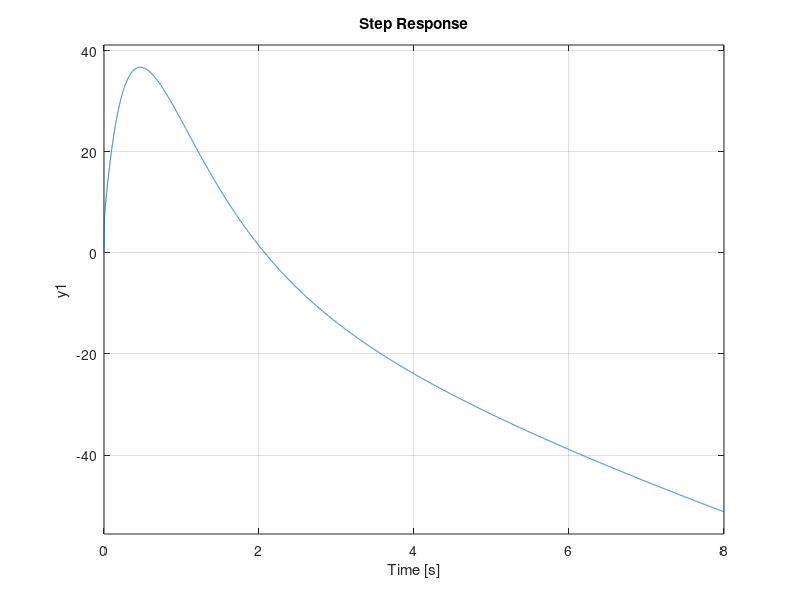

MATLAB code to generate this figure:
% Planta nominal: dx/dt = A*x + B*u
A = [
    -0.0175   0.173   -9.77    -5.63;
    -0.192   -1.09    -0.846   64.6;
     0        0        0        1;
     0.0081  -0.0738   0.0062  -1.9
];

B = [-0.428; 4.91; 0; 4.22];

% Modelo de referencia: dxm/dt = Am*xm + Bm*r
Am = [
    -0.03    0.166     125.6      37.29;
    -0.052  -1.02    -1554.7    -427.82;
     0       0           0         1;
     0.128  -0.0142  -1335.49   -425.12
];

Bm = [-138.1; 1584.2; 0; 1361.6];

eig(A)
eig(Am)

Cm = [1 1 1 1];
Dm = 0;
RefMod=ss(Am,Bm,Cm,Dm)

Q = eye(4);
P = lyap(Am',Q);

step(RefMod)
Kideal = pinv(B)*(Am-A);    
krideal = pinv(B)*Bm;
